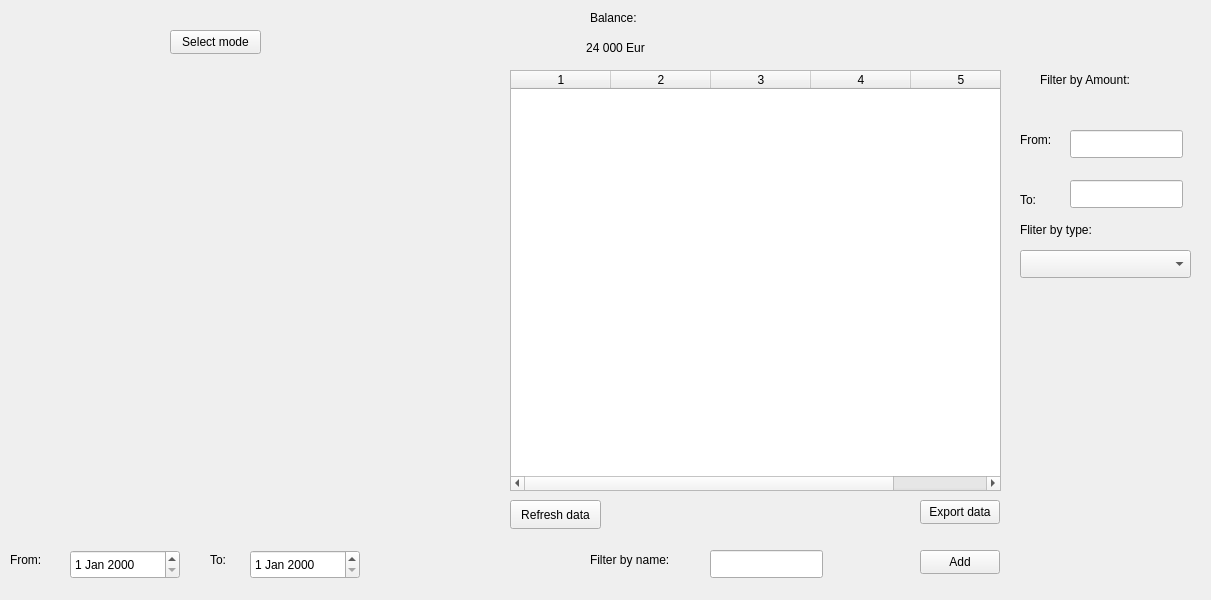
<?xml version="1.0" encoding="UTF-8"?>
<ui version="4.0">
 <class>MainWindow</class>
 <widget class="QMainWindow" name="MainWindow">
  <property name="geometry">
   <rect>
    <x>0</x>
    <y>0</y>
    <width>1211</width>
    <height>600</height>
   </rect>
  </property>
  <property name="windowTitle">
   <string>MainWindow</string>
  </property>
  <property name="autoFillBackground">
   <bool>true</bool>
  </property>
  <widget class="QWidget" name="centralwidget">
   <widget class="QWidget" name="chartContainer" native="true">
    <property name="enabled">
     <bool>true</bool>
    </property>
    <property name="geometry">
     <rect>
      <x>0</x>
      <y>90</y>
      <width>421</width>
      <height>411</height>
     </rect>
    </property>
   </widget>
   <widget class="QPushButton" name="modeButton">
    <property name="geometry">
     <rect>
      <x>170</x>
      <y>30</y>
      <width>91</width>
      <height>24</height>
     </rect>
    </property>
    <property name="text">
     <string>Select mode</string>
    </property>
   </widget>
   <widget class="QTableWidget" name="dataTable">
    <property name="geometry">
     <rect>
      <x>510</x>
      <y>70</y>
      <width>491</width>
      <height>421</height>
     </rect>
    </property>
    <property name="columnCount">
     <number>5</number>
    </property>
    <column/>
    <column/>
    <column/>
    <column/>
    <column/>
   </widget>
   <widget class="QLabel" name="label">
    <property name="geometry">
     <rect>
      <x>590</x>
      <y>10</y>
      <width>61</width>
      <height>16</height>
     </rect>
    </property>
    <property name="text">
     <string>Balance:</string>
    </property>
   </widget>
   <widget class="QLabel" name="totalBalance">
    <property name="geometry">
     <rect>
      <x>550</x>
      <y>40</y>
      <width>131</width>
      <height>16</height>
     </rect>
    </property>
    <property name="text">
     <string>24 000 Eur</string>
    </property>
    <property name="alignment">
     <set>Qt::AlignmentFlag::AlignCenter</set>
    </property>
   </widget>
   <widget class="QPushButton" name="addButton">
    <property name="geometry">
     <rect>
      <x>920</x>
      <y>550</y>
      <width>80</width>
      <height>24</height>
     </rect>
    </property>
    <property name="text">
     <string>Add</string>
    </property>
   </widget>
   <widget class="QPushButton" name="exportButton">
    <property name="geometry">
     <rect>
      <x>920</x>
      <y>500</y>
      <width>80</width>
      <height>24</height>
     </rect>
    </property>
    <property name="text">
     <string>Export data</string>
    </property>
   </widget>
   <widget class="QDateEdit" name="dateEdit">
    <property name="geometry">
     <rect>
      <x>70</x>
      <y>550</y>
      <width>110</width>
      <height>29</height>
     </rect>
    </property>
   </widget>
   <widget class="QDateEdit" name="dateEdit_2">
    <property name="geometry">
     <rect>
      <x>250</x>
      <y>550</y>
      <width>110</width>
      <height>29</height>
     </rect>
    </property>
   </widget>
   <widget class="QComboBox" name="typeSelect">
    <property name="geometry">
     <rect>
      <x>1020</x>
      <y>250</y>
      <width>171</width>
      <height>28</height>
     </rect>
    </property>
   </widget>
   <widget class="QLineEdit" name="lineEdit">
    <property name="geometry">
     <rect>
      <x>710</x>
      <y>550</y>
      <width>113</width>
      <height>28</height>
     </rect>
    </property>
   </widget>
   <widget class="QPushButton" name="pushButton_3">
    <property name="geometry">
     <rect>
      <x>510</x>
      <y>500</y>
      <width>91</width>
      <height>29</height>
     </rect>
    </property>
    <property name="text">
     <string>Refresh data</string>
    </property>
   </widget>
   <widget class="QLabel" name="label_2">
    <property name="geometry">
     <rect>
      <x>10</x>
      <y>550</y>
      <width>63</width>
      <height>20</height>
     </rect>
    </property>
    <property name="text">
     <string>From:</string>
    </property>
   </widget>
   <widget class="QLabel" name="label_3">
    <property name="geometry">
     <rect>
      <x>210</x>
      <y>550</y>
      <width>63</width>
      <height>20</height>
     </rect>
    </property>
    <property name="text">
     <string>To:</string>
    </property>
   </widget>
   <widget class="QLabel" name="label_4">
    <property name="geometry">
     <rect>
      <x>1020</x>
      <y>220</y>
      <width>91</width>
      <height>20</height>
     </rect>
    </property>
    <property name="text">
     <string>Fliter by type:</string>
    </property>
   </widget>
   <widget class="QLabel" name="label_5">
    <property name="geometry">
     <rect>
      <x>590</x>
      <y>550</y>
      <width>111</width>
      <height>20</height>
     </rect>
    </property>
    <property name="text">
     <string>Filter by name:</string>
    </property>
   </widget>
   <widget class="QLabel" name="label_6">
    <property name="geometry">
     <rect>
      <x>1040</x>
      <y>70</y>
      <width>131</width>
      <height>20</height>
     </rect>
    </property>
    <property name="text">
     <string>Filter by Amount:</string>
    </property>
   </widget>
   <widget class="QLabel" name="label_7">
    <property name="geometry">
     <rect>
      <x>1020</x>
      <y>130</y>
      <width>63</width>
      <height>20</height>
     </rect>
    </property>
    <property name="text">
     <string>From:</string>
    </property>
   </widget>
   <widget class="QLabel" name="label_8">
    <property name="geometry">
     <rect>
      <x>1020</x>
      <y>190</y>
      <width>63</width>
      <height>20</height>
     </rect>
    </property>
    <property name="text">
     <string>To:</string>
    </property>
   </widget>
   <widget class="QLineEdit" name="lineEdit_2">
    <property name="geometry">
     <rect>
      <x>1070</x>
      <y>130</y>
      <width>113</width>
      <height>28</height>
     </rect>
    </property>
   </widget>
   <widget class="QLineEdit" name="lineEdit_3">
    <property name="geometry">
     <rect>
      <x>1070</x>
      <y>180</y>
      <width>113</width>
      <height>28</height>
     </rect>
    </property>
   </widget>
  </widget>
 </widget>
 <resources/>
 <connections/>
</ui>
